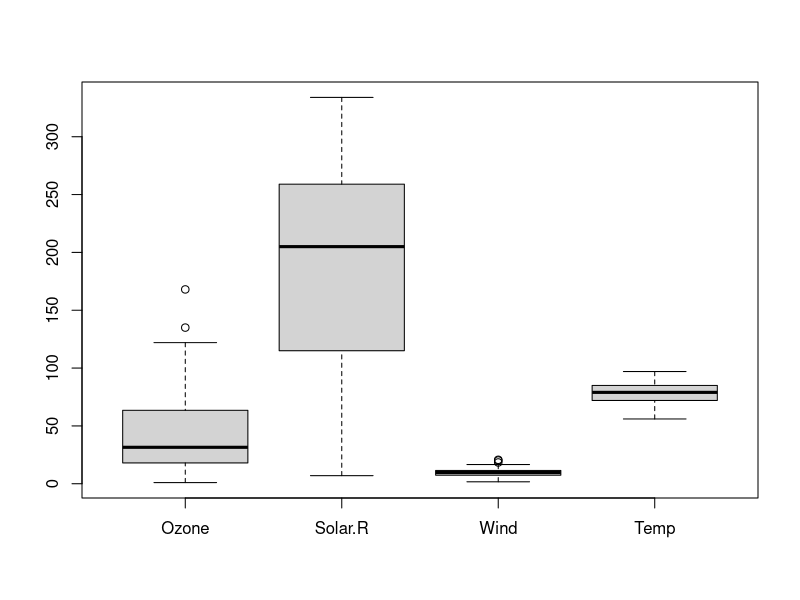
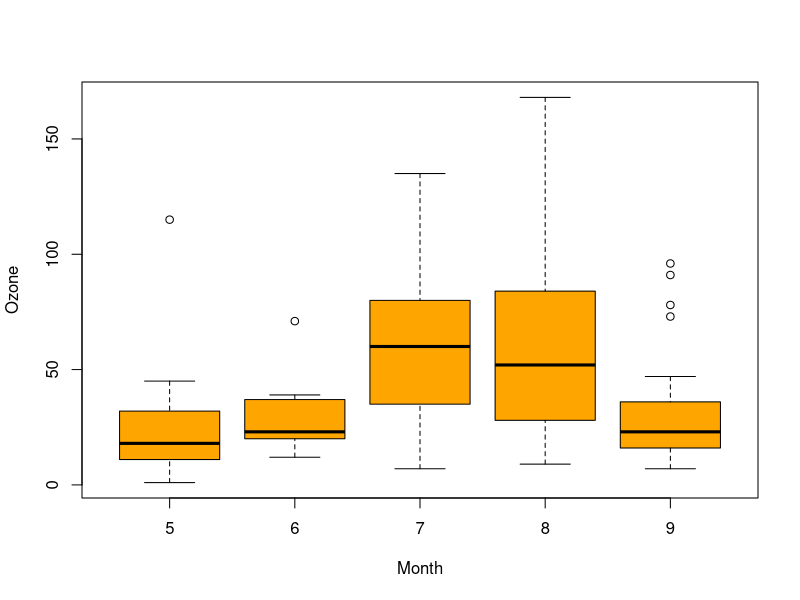
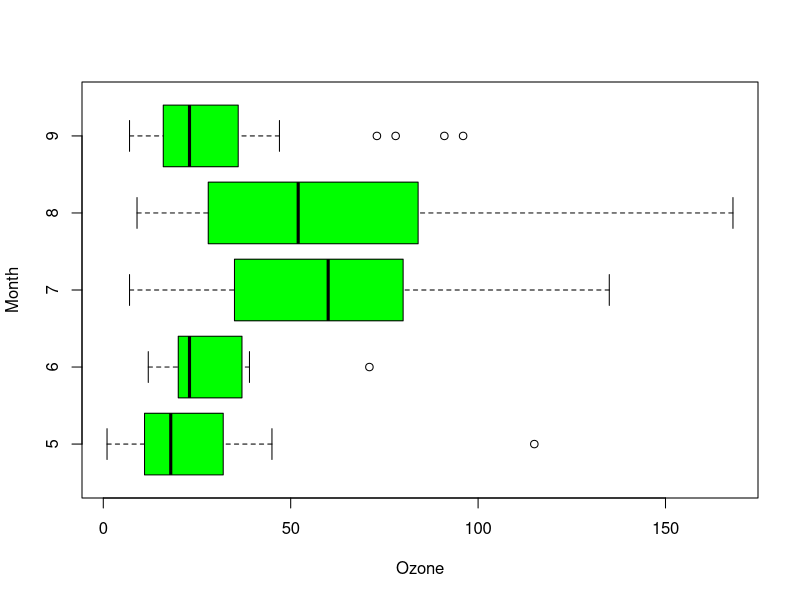

Write R code to recreate these figures, in order.
#  データフレームを用いた表示例
boxplot(airquality[ ,1:4])
# Month 毎に Ozone を分類した場合
boxplot(Ozone ~ Month, data = airquality, col = "orange")
boxplot(Ozone ~ Month, data = airquality, col = "green", horizontal = TRUE)